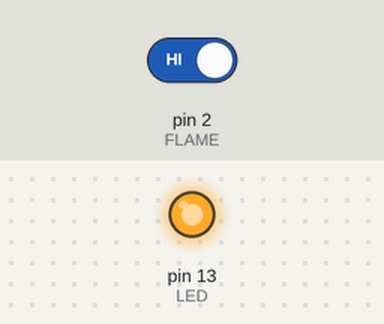
This sketch was run on a simulated Arduino Uno, built with avr-gcc and run on an emulated ATmega328P. On the bench: output pins drawn as LEDs (lit = HIGH). The test bench sets the inputs (shaded band); at power-on: pin 2 (FLAME) HIGH.

Above: at 1.2 s.
1.3 s: pin 2 (FLAME) driven LOW
At 2.5 s:
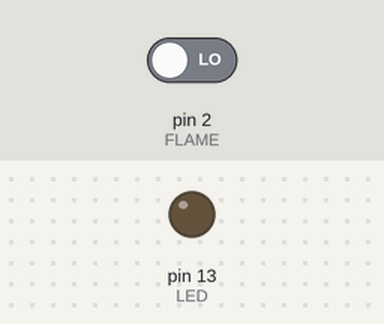
2.8 s: pin 2 (FLAME) driven HIGH
At 3.8 s:
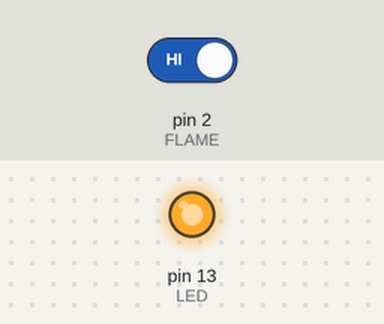
Timing chart, 0 to 5.8 s (numbered marks = the images above; inputs shaded):
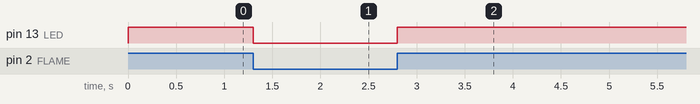

The sketch:

KY026.ino
```cpp
const int LED=13;
const int FLAME = 2;

void setup(){
  pinMode(LED, OUTPUT);
  pinMode(FLAME, INPUT);
}


void loop(){
  digitalWrite(LED, digitalRead(FLAME));
}
```

Measured:
- after the input at 1.3 s, pin 13 (LED): HIGH → LOW at once
- after the input at 2.8 s, pin 13 (LED): LOW → HIGH at once
